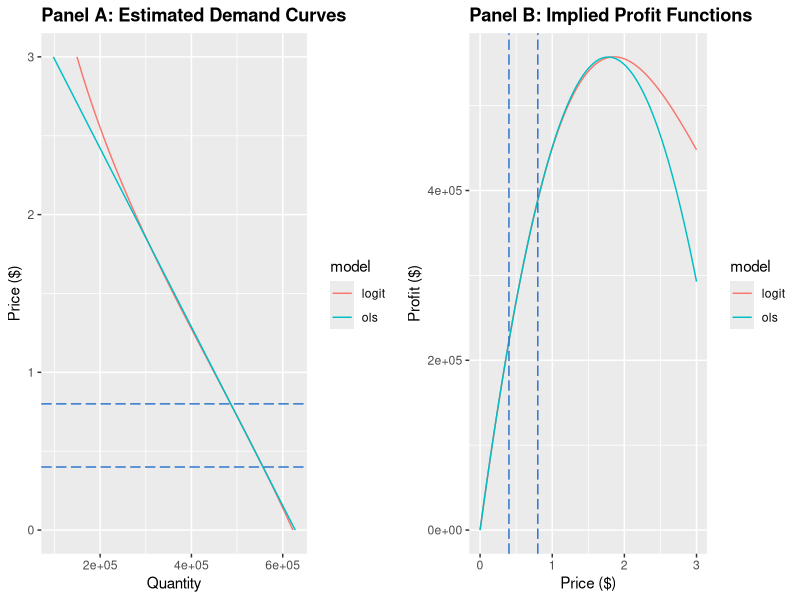
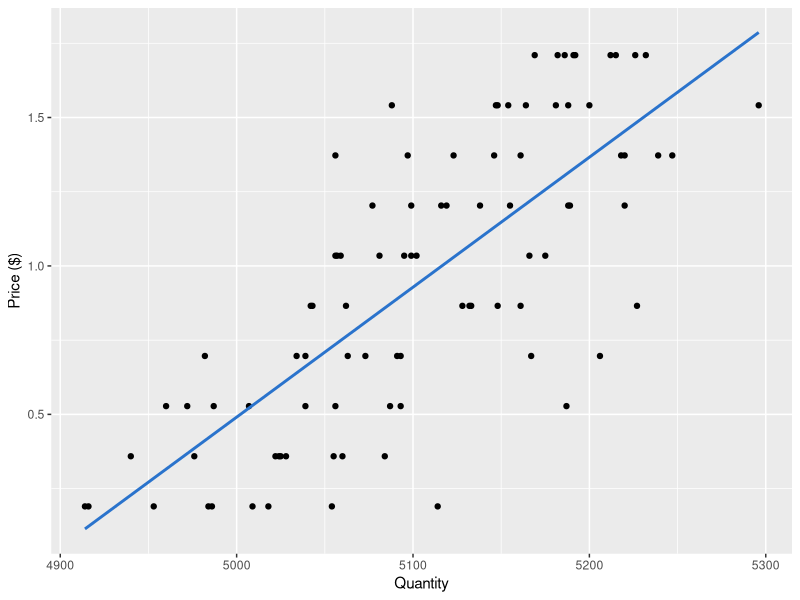
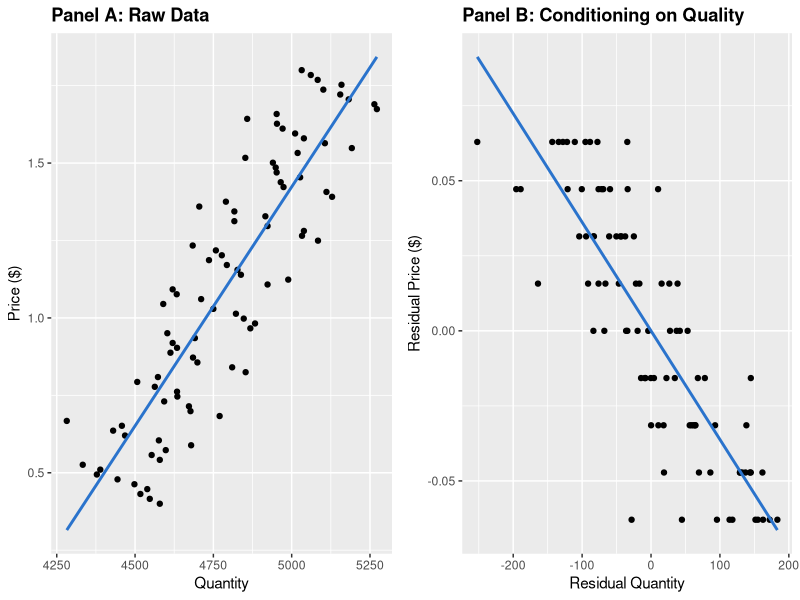

Recreate these plots in R, in order.
# Preliminaries
library(dplyr)
library(magrittr)
library(ggplot2)
library(tidyr)

# Multiplot, from http://www.cookbook-r.com/Graphs/Multiple_graphs_on_one_page_(ggplot2)/
multiplot <- function(..., plotlist=NULL, file, cols=1, layout=NULL) {
  library(grid)
  
  # Make a list from the ... arguments and plotlist
  plots <- c(list(...), plotlist)
  
  numPlots = length(plots)
  
  # If layout is NULL, then use 'cols' to determine layout
  if (is.null(layout)) {
    # Make the panel
    # ncol: Number of columns of plots
    # nrow: Number of rows needed, calculated from # of cols
    layout <- matrix(seq(1, cols * ceiling(numPlots/cols)),
                     ncol = cols, nrow = ceiling(numPlots/cols))
  }
  
  if (numPlots==1) {
    print(plots[[1]])
    
  } else {
    # Set up the page
    grid.newpage()
    pushViewport(viewport(layout = grid.layout(nrow(layout), ncol(layout))))
    
    # Make each plot, in the correct location
    for (i in 1:numPlots) {
      # Get the i,j matrix positions of the regions that contain this subplot
      matchidx <- as.data.frame(which(layout == i, arr.ind = TRUE))
      
      print(plots[[i]], vp = viewport(layout.pos.row = matchidx$row,
                                      layout.pos.col = matchidx$col))
    }
  }
}

  # Simulate data
  set.seed(0)

T <- 90
n_per_day <- 10000
n <- T * n_per_day
day_index <- sort(rep(seq(1,T), n_per_day))

mean_utility <- 0.5
price_coefficient <- -0.5
utility_outside <- 0

high_price = 0.8
low_price = 0.4

df <- data.frame(day_index = day_index,
                 simulatedErrorProduct = rnorm(n = n)) %>%
  mutate(prices = c(rep(low_price, n / 2), rep(high_price, n / 2)),
         utility_product = mean_utility + simulatedErrorProduct + price_coefficient * prices,
         utility_outside = utility_outside,
         purchase_binary = (utility_product > utility_outside))

true_elasticity <- (
  pnorm(mean_utility + price_coefficient * high_price) - 
    pnorm(mean_utility + price_coefficient * low_price)
) / (high_price - low_price) * mean(df$prices) / mean(df$purchase_binary)
write.csv(df, file = "price_optimisation.csv")
#Model 1: Observe Purchase Binary, OLS Model

  ols <- df %>% 
  lm(purchase_binary ~ prices,
     data = .) %>%
  summary()

ols

ols_elasticity <- ols$coefficients[2] * mean(df$prices) / mean(df$purchase_binary)


#Model 2. Observe Purchase Binary, Logit Model

  logit <- df %>%
  glm(formula = purchase_binary ~ prices,
      family = binomial(link = 'logit'),
      data = .) %>%
  summary()

logit

logit_elasticity <- logit$coefficients[2] * (1 - mean(df$purchase_binary)) * mean(df$prices)

#Model 3: Observe Total Quantity Purchased, OLS Model

  df_by_day <-  df %>% 
  group_by(day_index) %>%
  summarise(quantity = sum(purchase_binary),
            prices = max(prices))

quantity_model <- df_by_day %>% 
  lm(quantity ~ prices,
     data = .) %>%
  summary()

quantity_model

quantity_elasticity <- quantity_model$coefficients[2] * mean(df_by_day$prices) / mean(df_by_day$quantity)

#Comparing Elasticities

  data.frame(true = true_elasticity, 
             ols_binary = ols_elasticity,
             logit_binary = logit_elasticity,
             ols_quantity = quantity_elasticity)
  
#  Comparing Estimated Demand Curves, and the Implied Profit Functions & Optimal Prices

    demand_curves <- data.frame(prices = seq(from = 0, to = 3, by = 0.01))
  
  demand_curves %<>%
    mutate(ols = n *
             (ols$coefficients[1] + ols$coefficients[2] * prices),
           logit = n *
             (exp(logit$coefficients[1] + logit$coefficients[2] * prices) / 
                (1 + exp(logit$coefficients[1] + logit$coefficients[2] * prices)))) %>%
    gather(model, quantities, -prices)
  
  
  demand_plot <- ggplot(data = demand_curves, aes(x = quantities, y = prices, color = model)) + 
    geom_line() + 
    labs(x = 'Quantity', y = 'Price ($)', title = 'Panel A: Estimated Demand Curves') + 
    geom_hline(yintercept = c(low_price, high_price), colour = "#2A73CC", linetype = "longdash") + 
    theme(plot.title = element_text(face = "bold"))
  
  profit_curves <- demand_curves %>%
    mutate(profit = quantities * prices)
  
  profit_curves %>%
    group_by(model) %>%
    filter(profit == max(profit))
  
  profit_plot <- ggplot(data = profit_curves, aes(x = prices, y = profit, color = model)) + 
    geom_line() + 
    labs(x = 'Price ($)', y = 'Profit ($)', title = 'Panel B: Implied Profit Functions') + 
    geom_vline(xintercept = c(low_price, high_price), colour = "#2A73CC", linetype = "longdash") + 
    theme(plot.title = element_text(face = "bold"))
  
  multiplot(demand_plot, profit_plot, cols = 2)
  
  options(repr.plot.width = 10, repr.plot.height = 6)
  
##  Price Changes Perfectly Co-Timed with Quality Changes

    product_changes <- 10
  mean_utility <- sort(rep(seq(from = 0.1, to = 0.9, length.out = product_changes), n / product_changes))
  
  prices <- 1.9 * mean_utility
  
  df <- data.frame(day_index = day_index,
                   simulatedErrorProduct = rnorm(n = n)) %>%
    mutate(prices = prices,
           mean_utility = mean_utility,
           utility_product = mean_utility + simulatedErrorProduct + price_coefficient * prices,
           utility_outside = utility_outside,
           purchase_binary = (utility_product > utility_outside)) %>%
    group_by(day_index) %>%
    summarise(quantity = sum(purchase_binary),
              prices = max(prices),
              quality = max(mean_utility))
  
  # upward sloping curve
  df %>%
    lm(formula = quantity ~ prices) %>%
    summary()
  
  # cannot separate changes in price from changes in quality
  df %>%
    lm(formula = quantity ~ factor(quality) + prices) %>%
    summary()
  
  df %>%
    ggplot(aes(x = quantity, y = prices)) +   
    geom_point(color = "black") +
    geom_smooth(method = lm,   
                se = FALSE, 
                color = '#2A73CC') +
    labs(x = 'Quantity', y = 'Price ($)') 
  
  options(repr.plot.width = 6, repr.plot.height = 6)
  
  ##Price Changes Imperfectly Co-Timed with Quality Changes
    price_changes <- 90
  prices <- sort(rep(seq(from = 0.4, to = 1.8, length.out = price_changes), n / price_changes))
  
  df <- data.frame(day_index = day_index,
                   simulatedErrorProduct = rnorm(n = n)) %>%
    mutate(prices = prices,
           mean_utility = mean_utility,
           utility_product = mean_utility + simulatedErrorProduct + price_coefficient * prices,
           utility_outside = utility_outside,
           purchase_binary = (utility_product > utility_outside)) %>%
    group_by(day_index) %>%
    summarise(quantity = sum(purchase_binary),
              prices = max(prices),
              quality = max(mean_utility))
  
  # first show uncontrolled
  df %>%
    lm(formula = quantity ~ prices) %>%
    summary()
  
  # can recover price coefficient if control for quality
  df %>%
    lm(formula = quantity ~ quality + prices) %>%
    summary()
  
  quantity_fit <- df %>%
    lm(formula = quantity ~ quality)
  
  prices_fit <- df %>%
    lm(formula = prices ~ quality)
  
  
  basic_plot <- df %>%
    ggplot(aes(x = quantity, y = prices)) +   
    geom_point(color = "black") +
    geom_smooth(method = lm,   
                se = FALSE, 
                color = '#2A73CC') +
    labs(x = 'Quantity', y = 'Price ($)', title = 'Panel A: Raw Data') + 
    theme(plot.title = element_text(face = "bold"))
  
  
  resid_plot <- df %>%
    ggplot(aes(x = quantity_fit$residuals, y = prices_fit$residuals)) +   
    geom_point(color = "black") +
    geom_smooth(method = lm,   
                se = FALSE, 
                color = '#2A73CC') +
    labs(x = 'Residual Quantity', y = 'Residual Price ($)', title = 'Panel B: Conditioning on Quality') + 
    theme(plot.title = element_text(face = "bold"))
  
  multiplot(basic_plot, resid_plot, cols = 2)
  
  options(repr.plot.width = 10, repr.plot.height = 6)
  
  